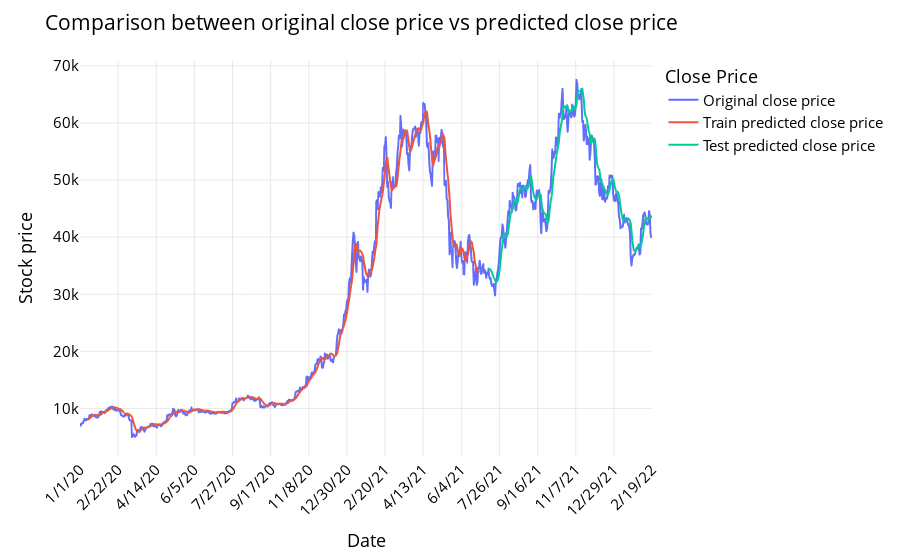

This figure's notebook cell:
### Code cell
import pandas as pd
import numpy as np
import plotly.express as px
from itertools import cycle

# Shift train predictions for plotting
close_stock = df[['Date','Close']]
look_back = time_step
trainPredictPlot = np.empty_like(closedf)
trainPredictPlot[:, :] = np.nan
trainPredictPlot[look_back:len(train_predict)+look_back, 0] = train_predict.flatten()

# Shift test predictions for plotting
testPredictPlot = np.empty_like(closedf)
testPredictPlot[:, :] = np.nan
testPredictPlot[len(train_predict)+(look_back*2)+1:len(closedf)-1, 0] = test_predict.flatten()

names = cycle(['Original close price', 'Train predicted close price', 'Test predicted close price'])

# Concatenate DataFrame columns
plotdf = pd.concat([
    close_stock['Date'], 
    close_stock['Close'], 
    pd.Series(trainPredictPlot.flatten(), name='train_predicted_close'), 
    pd.Series(testPredictPlot.flatten(), name='test_predicted_close')
], axis=1)

# Plotting routine
fig = px.line(plotdf, x='Date', y=['Close', 'train_predicted_close', 'test_predicted_close'],
              labels={'value': 'Stock price', 'Date': 'Date'})
fig.update_layout(
    title_text='Comparison between original close price vs predicted close price',
    plot_bgcolor='white', font_size=15, font_color='black', legend_title_text='Close Price'
)
fig.for_each_trace(lambda t: t.update(name=next(names)))

fig.update_xaxes(showgrid=True, gridwidth=0.5, zeroline=True, gridcolor='lightgrey',tickangle=-45, dtick=len(plotdf['Date']) // 15)
fig.update_yaxes(showgrid=True, gridwidth=0.5,zeroline=True, gridcolor='lightgrey')
fig.show()

### Figure 1 — Plotly figure (JSON) as saved in the notebook; plotly's stock layout.template omitted (floating-point values rounded to 4 significant figures; data arrays with more than 128 entries replaced by an {"elided": "..."} marker saying what was removed)
{"data": [{"hovertemplate": "variable=Close<br>Date=%{x}<br>Stock price=%{y}<extra></extra>", "legendgroup": "Close", "line": {"color": "#636efa", "dash": "solid"}, "marker": {"symbol": "circle"}, "mode": "lines", "name": "Original close price", "showlegend": true, "type": "scattergl", "x": {"elided": "781 str values"}, "xaxis": "x", "y": {"elided": "781 float values"}, "yaxis": "y"}, {"hovertemplate": "variable=train_predicted_close<br>Date=%{x}<br>Stock price=%{y}<extra></extra>", "legendgroup": "train_predicted_close", "line": {"color": "#EF553B", "dash": "solid"}, "marker": {"symbol": "circle"}, "mode": "lines", "name": "Train predicted close price", "showlegend": true, "type": "scattergl", "x": {"elided": "781 str values"}, "xaxis": "x", "y": {"elided": "781 float values"}, "yaxis": "y"}, {"hovertemplate": "variable=test_predicted_close<br>Date=%{x}<br>Stock price=%{y}<extra></extra>", "legendgroup": "test_predicted_close", "line": {"color": "#00cc96", "dash": "solid"}, "marker": {"symbol": "circle"}, "mode": "lines", "name": "Test predicted close price", "showlegend": true, "type": "scattergl", "x": {"elided": "781 str values"}, "xaxis": "x", "y": {"elided": "781 float values"}, "yaxis": "y"}], "layout": {"font": {"color": "black", "size": 15}, "legend": {"title": {"text": "Close Price"}, "tracegroupgap": 0}, "margin": {"t": 60}, "plot_bgcolor": "white", "title": {"text": "Comparison between original close price vs predicted close price"}, "xaxis": {"anchor": "y", "domain": [0, 1], "dtick": 52, "gridcolor": "lightgrey", "gridwidth": 0.5, "showgrid": true, "tickangle": -45, "title": {"text": "Date"}, "zeroline": true}, "yaxis": {"anchor": "x", "domain": [0, 1], "gridcolor": "lightgrey", "gridwidth": 0.5, "showgrid": true, "title": {"text": "Stock price"}, "zeroline": true}}}
